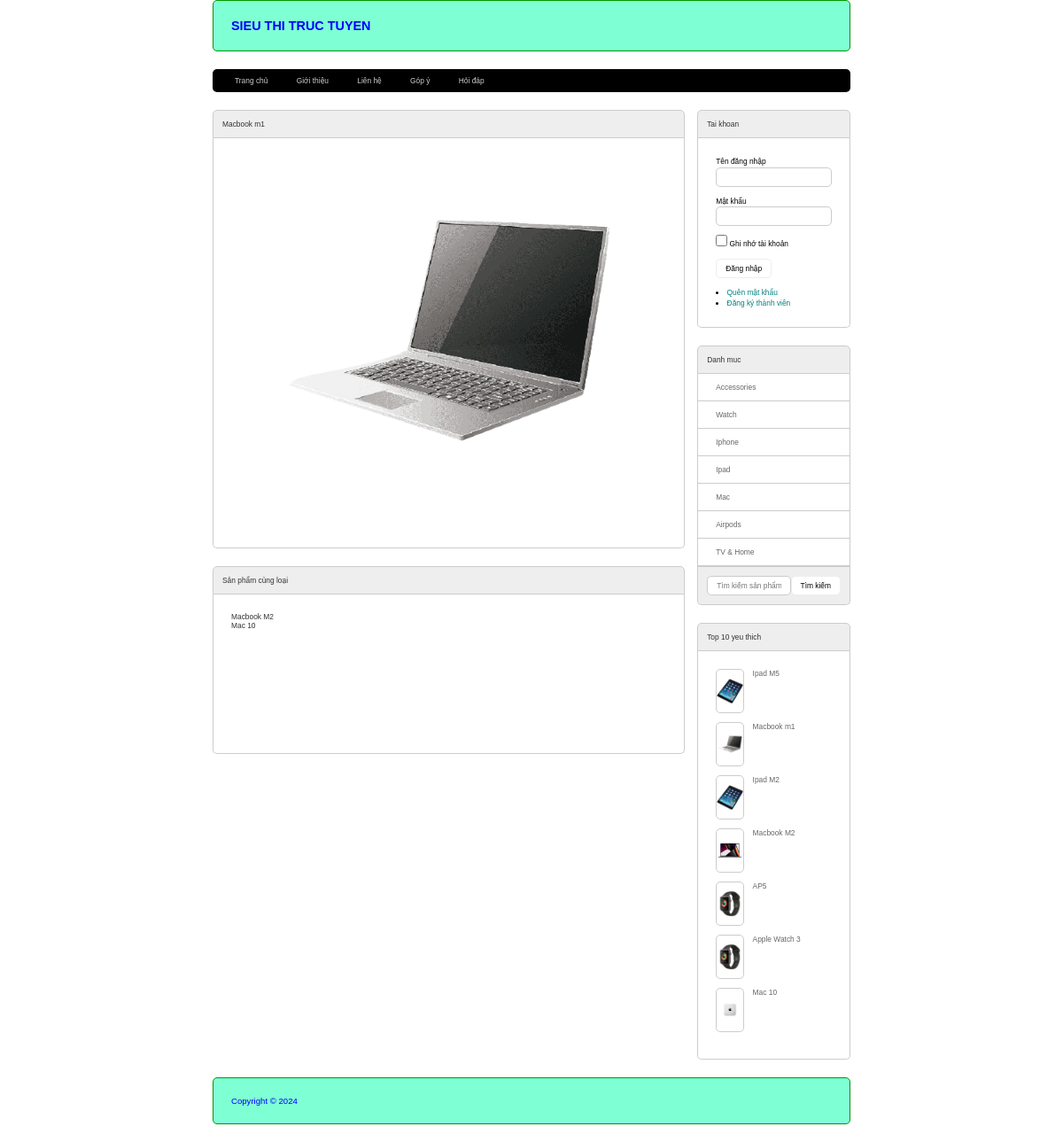
Screenshot of /index.php?act=sanphamct&idsp=12 with the database file from the repository.
### tables this page shows
CREATE TABLE `sanpham` (
  `id` int NOT NULL,
  `name` varchar(255) NOT NULL,
  `price` double(10,2) DEFAULT '0.00',
  `img` varchar(255) DEFAULT NULL,
  `mota` text,
  `luotxem` int DEFAULT '0',
  `iddm` int NOT NULL
);

CREATE TABLE `danhmuc` (
  `id` int NOT NULL,
  `name` varchar(255) NOT NULL
);

### model/pdo.php (called while the page is built, shortened)
<?php
function pdo_get_connection(){
    $dburl = "mysql:host=localhost;dbname=duanmau2024;charset=utf8";
    $username = 'root';
    $password = '';
    $conn = new PDO($dburl, $username, $password);
    $conn->setAttribute(PDO::ATTR_ERRMODE, PDO::ERRMODE_EXCEPTION);
    return $conn;
}
function pdo_query($sql){
    $sql_args = array_slice(func_get_args(), 1);
    try{
        $conn = pdo_get_connection();
        $stmt = $conn->prepare($sql);
        $stmt->execute($sql_args);
        $rows = $stmt->fetchAll();
        return $rows;
    }
    catch(PDOException $e){
        throw $e;
    }
    finally{
        unset($conn);
    }
}
function pdo_query_one($sql){
    $sql_args = array_slice(func_get_args(), 1);
    try{
        $conn = pdo_get_connection();
        $stmt = $conn->prepare($sql);
        $stmt->execute($sql_args);
        $row = $stmt->fetch(PDO::FETCH_ASSOC);
        return $row;
    }
    catch(PDOException $e){
        throw $e;
    }
    finally{
        unset($conn);
    }
}

### model/sanpham.php (called while the page is built, shortened)
<?php
function loadall_sanpham_top10()
{
    $sql = "SELECT * FROM sanpham WHERE 1 ORDER BY luotxem desc limit 0,10";
    $listsanpham = pdo_query($sql);
    return $listsanpham;
}
function loadall_sanpham_home()
{
    $sql = "SELECT * FROM sanpham WHERE 1 ORDER BY id desc limit 0,9";
    $listsanpham = pdo_query($sql);
    return $listsanpham;
}
function loadone_sanpham($id)
{
    $sql = 'SELECT * FROM sanpham WHERE id=' . $id;
    $sp = pdo_query_one($sql);
    return $sp;
}
function load_sanpham_cungloai($id, $iddm)
{
    $sql = "SELECT * FROM sanpham WHERE iddm=" . $iddm . " AND id<>" . $id;
    $listsanpham = pdo_query($sql);
    return $listsanpham;
}

### global.php (called while the page is built)
<?php
    $img_path='upload/';
?>

### model/danhmuc.php (called while the page is built, shortened)
<?php
function loadall_danhmuc()
{
    $sql = "SELECT * FROM danhmuc ORDER BY id desc";
    $listdanhmuc = pdo_query($sql);
    return $listdanhmuc;
}

### view/boxright.php (the view)
<div class="row mb">
    <div class="boxtitle">Tai khoan</div>
    <div class="boxcontent formtaikhoan ">
        <?php
        if (isset($_SESSION['user'])) {
            extract($_SESSION['user']);
        ?>
            <div class="row mb10">
                Xin chào <strong><?= $user ?></strong>,<br> đã đăng nhập thành công
            </div>
            <div class="row mb10">
                <li>
                    <a href="index.php?act=quenmk">Quên mật khẩu</a>
                </li>
                <li>
                    <a href="index.php?act=edit_taikhoan">Cập nhật tài khoản</a>
                </li>
                <?php if ($role==1) { ?>
                <li>
                    <a href="admin/index.php">Đăng nhập Admin</a>
                </li>
                <?php } ?>
                <li>
                    <a href="index.php?act=thoat">Đăng xuất</a>
                </li>
            </div>
        <?php
            } else {
        ?>
            <form action="index.php?act=dangnhap" method="post">
                <div class="row mb10">
                    Tên đăng nhập<br>
                    <input type="text" name="user"><br>
                </div>
                <div class="row mb10">
                    Mật khẩu<br>
                    <input type="password" name="pass"><br>
                </div>
                <div class="row mb10">
                    <input type="checkbox" name="">
                    Ghi nhớ tài khoản<br>
                </div>
                <div class="row mb10">
                    <button type="submit" name="dangnhap">Đăng nhập</button>
                </div>
            </form>
            <li>
                <a href="#">Quên mật khẩu</a>
            </li>
            <li>
                <a href="index.php?act=dangky">Đăng ký thành viên</a>
            </li>
        <?php } ?>
    </div>
</div>
<div class="row mb ">
    <div class="boxtitle">Danh muc</div>
    <div class="boxcontent2 menudoc ">
        <ul>
            <?php
            foreach ($dsdm as $dm) {
                extract($dm);
                $linkdm = "index.php?act=sanpham&iddm=" . $id;
                echo '<li><a href="' . $linkdm . '">' . $name . '</a></li>';
            }
            ?>
        </ul>
    </div>
    <div class="boxfooter searchbox searchbox1">
        <form class="search" action="index.php?act=sanpham" method="post">
            <input type="text" name="kyw" placeholder="Tìm kiếm sản phẩm">
            <input type="submit" name="timkiem" value="Tìm kiếm">
        </form>
    </div>
</div>
<div class="row ">
    <div class="boxtitle">Top 10 yeu thich</div>
    <div class="row boxcontent">
        <?php
        foreach ($dstop10 as $sp) {
            extract($sp);
            $linksp = "index.php?act=sanphamct&idsp=" . $id;
            $img = $img_path . $img;
            echo '<div class="row mb10 top10">
                            <a href="' . $linksp . '"><img src="' . $img . '" alt=""></a>
                            <a href="' . $linksp . '">' . $name . '</a>
                        </div>';
        }
        ?>
    </div>
</div>

### view/sanphamct.php (shortened to what this page needs)
<div class="row mb ">
    <div class="boxtrai mr">
        <div class="row mb">
            <?php
            extract($onesp);
            ?>
            <div class="boxtitle"><?= $name ?></div>
            <div class="row boxcontent ">
                <?php
                $img = $img_path . $img;
                echo '<div class="row mb spct"><img src="' . $img . '"></div>';
                ?>
            </div>
        </div>
        <div class="row mb">
            <div class="boxtitle">Sản phẩm cùng loại</div>
            <div class="row boxcontent">
                <?php
                foreach ($sp_cung_loai as $sp_cung_loai) {
                    extract($sp_cung_loai);
                    $linksp = "index.php?act=sanphamct&idsp=" . $id;
                    echo '<li class="decoration"><a href="' . $linksp . '">' . $name . '</a></li>';
                }
                ?>
            </div>
        </div>
    </div>
    <div class="boxphai">
        <?php
        include 'boxright.php';
        ?>
    </div>
</div>

### view/css/style.css (style rules this page uses)
* { box-sizing: border-box; margin: 0; padding: 0; font-size: 0.7vw; font-family: Arial, Helvetica, sans-serif; }
.row { float: left; width: 100%; }
.mb { margin-bottom: 20px; }
.mb10 { margin-bottom: 10px; }
.mr { margin-right: 2%; }
.boxtrai { float: left; width: 74%; }
.boxphai { float: left; width: 24%; }
.boxtitle { background-color: #EEE; border-top-left-radius: 5px; border-top-right-radius: 5px; border: 1px #CCC solid; color: #333; padding: 10px; }
.boxcontent { border-left: 1px #CCC solid; border-right: 1px #CCC solid; border-bottom: 1px #CCC solid; border-bottom-left-radius: 5px; border-bottom-right-radius: 5px; min-height: 180px; padding: 20px; }
.boxcontent2 { border-left: 1px #CCC solid; border-right: 1px #CCC solid; border-bottom: 1px #CCC solid; background-color: #EEE; }
.boxfooter { padding: 10px; background-color: #EEE; border-bottom-left-radius: 5px; border-bottom-right-radius: 5px; border-left: 1px #CCC solid; border-right: 1px #CCC solid; border-bottom: 1px #CCC solid; }
.formtaikhoan { line-height: 150%; }
.formtaikhoan input[type="text"], .formtaikhoan input[type="email"], .formtaikhoan input[type="password"], .formcontent input[type="text"] { width: 100%; border: 1px #ccc solid; padding: 5px 10px; border-radius: 5px; }
.formtaikhoan input[type="checkbox"] { border-radius: 5px; }
.formcontent input[type='submit'], .searchbox1 input[type='submit'], .searchbox form input[type='submit'], .btnaddtocart input[type='submit'], .formtaikhoan input[type='submit'], .formcontent input[type='reset'], .formtaikhoan input[type='reset'], .bill input[type='button'], .bill input[type='button'], .bill input[type='submit'], input[type='button'], .formcontent input[type='button'] { border-radius: 5px; padding: 5px 10px; background-color: white; border: 1px #EEE solid; }
.search { display: flex; justify-content: space-between; }
.formtaikhoan button { border-radius: 5px; padding: 5px 10px; background-color: white; border: 1px #EEE solid; }
.formtaikhoan li a { text-decoration: none; color: teal; }
.menudoc ul { margin: 0; list-style: none; padding: 0; }
.menudoc ul li { padding: 10px 20px; background-color: #FFF; border-bottom: 1px #CCC solid; }
.menudoc ul li a { color: #666; text-decoration: none; }
.searchbox input[type="text"] { width: 100%; padding: 5px 10px; background-color: #FFF; border: 1px #CCC solid; border-radius: 5px; }
.searchbox form { display: flex; }
.top10 { overflow: hidden; }
.top10 img { width: 24%; height: 50px; float: left; margin-right: 10px; border-radius: 5px; border: 1px #CCC solid; object-fit: contain; }
.top10 a { color: #666; text-decoration: none; }
.spct { text-align: center; overflow: hidden; }
.spct img { width: 400px; height: 400px; object-fit: contain; }
.decoration a { text-decoration: none; color: #333; }
.decoration { list-style: none; }

### rows the page displays
sanpham: name "Macbook m1", shows a picture
sanpham: name "Macbook M2", shows a picture
sanpham: name "Mac 10", shows a picture
danhmuc: name "Accessories"
danhmuc: name "Watch"
danhmuc: name "Iphone"
danhmuc: name "Ipad"
danhmuc: name "Mac"
danhmuc: name "Airpods"
danhmuc: name "TV & Home"
sanpham: name "Ipad M5"
sanpham: name "Ipad M2"
sanpham: name "AP5"
sanpham: name "Apple Watch 3"
